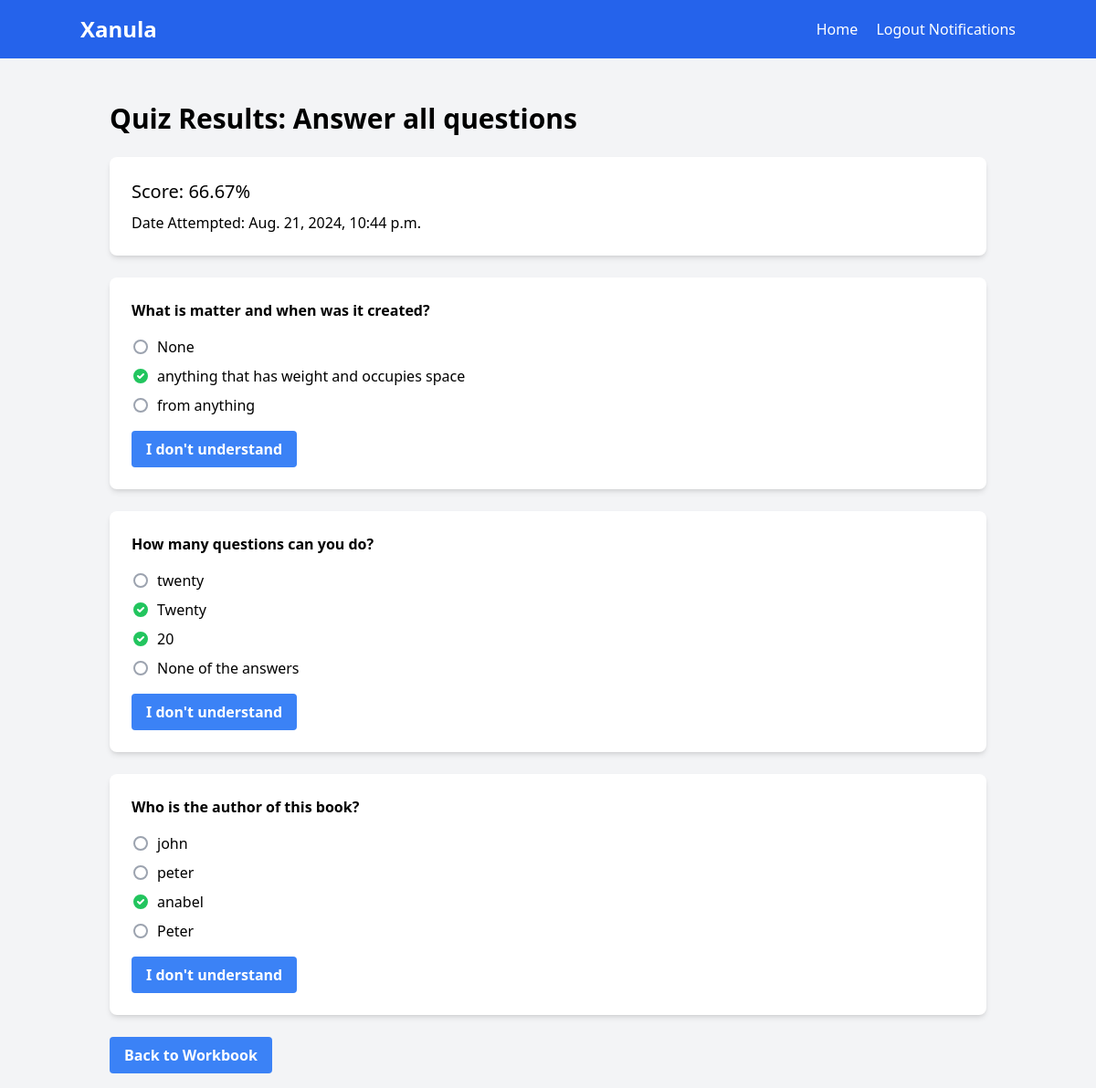
Page /quiz_result/1/ (signed in) on the committed database.
### core/models.py (models this page shows, shortened)
class QuizAttempt(models.Model):
    user = models.ForeignKey(User, on_delete=models.CASCADE)
    quiz = models.ForeignKey(Quiz, on_delete=models.CASCADE)
    score = models.FloatField()
    date_attempted = models.DateTimeField(auto_now_add=True)
    date_attempted = models.DateTimeField(auto_now=True)
    class Meta:
        unique_together = ['user', 'quiz']

class Quiz(models.Model):
    chapter = models.ForeignKey(Chapter, on_delete=models.CASCADE)
    title = models.CharField(max_length=200)

class QuestionResponse(models.Model):
    quiz_attempt = models.ForeignKey(QuizAttempt, on_delete=models.CASCADE)
    question = models.ForeignKey(Question, on_delete=models.CASCADE)
    selected_choice = models.ForeignKey(Choice, on_delete=models.CASCADE)
    is_correct = models.BooleanField(default=True)
    response_time = models.DurationField(default=timedelta(seconds=0))
    class Meta:
        unique_together = ['quiz_attempt', 'question']

class Question(models.Model):
    QUESTION_TYPES = (
        ('multiple', 'Multiple Choice'),
        ('single', 'Single Choice'),
    )
    quiz = models.ForeignKey(Quiz, on_delete=models.CASCADE)
    text = models.TextField()
    question_type = models.CharField(max_length=10, choices=QUESTION_TYPES)
    image = models.ImageField(upload_to='question_images/', null=True, blank=True)

class Choice(models.Model):
    question = models.ForeignKey(Question, on_delete=models.CASCADE)
    text = models.CharField(max_length=200)
    is_correct = models.BooleanField(default=False)

### core/views.py (the view)
# urls.py: path('quiz_result/<int:attempt_id>/', QuizResultView.as_view(), name='quiz_result'),
class QuizResultView(LoginRequiredMixin, DetailView):
    model = QuizAttempt
    template_name = 'core/quiz_result.html'
    context_object_name = 'attempt'
    pk_url_kwarg = 'attempt_id'
    def get_queryset(self):
        return super().get_queryset().select_related('quiz').prefetch_related(
            'questionresponse_set__question__choice_set',
            'questionresponse_set__selected_choice'
        )

### core/context_processors.py (called while the page is built)
def notification_count(request):
    if request.user.is_authenticated:
        count = ExplanationRequest.objects.filter(user=request.user, status='pending').count()
        return {'notification_count': count}
    return {'notification_count': 0}

### templates/core/quiz_result.html (shortened to what this page needs)
{% extends 'base.html' %}
{% load static %}
{% block content %}
<div class="container mx-auto px-4" x-data="quizResult">
    <h1 class="text-3xl font-bold mb-6">Quiz Results: {{ attempt.quiz.title }}</h1>
    <div class="bg-white shadow-md rounded-lg p-6 mb-6">
        <p class="text-xl mb-2">Score: {{ attempt.score|floatformat:2 }}%</p>
        <p>Date Attempted: {{ attempt.date_attempted }}</p>
    </div>
    <div class="space-y-6">
        {% for response in attempt.questionresponse_set.all %}
        <div class="bg-white shadow-md rounded-lg p-6">
            <p class="font-semibold mb-4">{{ response.question.text }}</p>
            <ul class="space-y-2 mb-4">
                {% for choice in response.question.choice_set.all %}
                <li class="flex items-center">
                    <span class="mr-2" x-html="getIcon('{{ choice.id }}', '{{ response.selected_choice.id }}', {{ choice.is_correct|lower }})"></span>
                    {{ choice.text }}
                </li>
                {% endfor %}
            </ul>
            <button @click="getExplanation('{{ response.id }}')"
                    class="bg-blue-500 hover:bg-blue-700 text-white font-bold py-2 px-4 rounded flex items-center"
                    :disabled="isLoading['{{ response.id }}']">
                <span x-show="!isLoading['{{ response.id }}']">I don't understand</span>
            </button>
        </div>
        {% endfor %}
    </div>
    <a href="{% url 'core:workbook_detail' attempt.quiz.chapter.workbook.id %}" class="mt-6 inline-block bg-blue-500 hover:bg-blue-700 text-white font-bold py-2 px-4 rounded">
        Back to Workbook
    </a>
</div>
{% endblock %}

### rows in the picture
QuizAttempt: quiz "Answer all questions", score "66.67", date_attempted "Aug. 21, 2024, 10:44 p.m."
QuestionResponse: question.text "What is matter and when was it created?"
Choice: text "None"
Choice: text "anything that has weight and occupies space"
Choice: text "from anything"
QuestionResponse: question.text "How many questions can you do?"
Choice: text "twenty"
Choice: text "Twenty"
Choice: text "20"
Choice: text "None of the answers"
QuestionResponse: question.text "Who is the author of this book?"
Choice: text "john"
Choice: text "peter"
Choice: text "anabel"
Choice: text "Peter"
